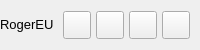
           <widget class="QFrame" name="contentTopBg">
            <property name="minimumSize">
             <size>
              <width>0</width>
              <height>50</height>
             </size>
            </property>
            <property name="maximumSize">
             <size>
              <width>16777215</width>
              <height>50</height>
             </size>
            </property>
            <property name="frameShape">
             <enum>QFrame::NoFrame</enum>
            </property>
            <property name="frameShadow">
             <enum>QFrame::Raised</enum>
            </property>
            <layout class="QHBoxLayout" name="horizontalLayout">
             <property name="spacing">
              <number>0</number>
             </property>
             <property name="leftMargin">
              <number>0</number>
             </property>
             <property name="topMargin">
              <number>0</number>
             </property>
             <property name="rightMargin">
              <number>10</number>
             </property>
             <property name="bottomMargin">
              <number>0</number>
             </property>
             <item>
              <widget class="QFrame" name="leftBox">
               <property name="sizePolicy">
                <sizepolicy hsizetype="Expanding" vsizetype="Preferred">
                 <horstretch>0</horstretch>
                 <verstretch>0</verstretch>
                </sizepolicy>
               </property>
               <property name="frameShape">
                <enum>QFrame::NoFrame</enum>
               </property>
               <property name="frameShadow">
                <enum>QFrame::Raised</enum>
               </property>
               <layout class="QHBoxLayout" name="horizontalLayout_3">
                <property name="spacing">
                 <number>0</number>
                </property>
                <property name="leftMargin">
                 <number>0</number>
                </property>
                <property name="topMargin">
                 <number>0</number>
                </property>
                <property name="rightMargin">
                 <number>0</number>
                </property>
                <property name="bottomMargin">
                 <number>0</number>
                </property>
                <item>
                 <widget class="QLabel" name="titleRightInfo">
                  <property name="sizePolicy">
                   <sizepolicy hsizetype="Preferred" vsizetype="Expanding">
                    <horstretch>0</horstretch>
                    <verstretch>0</verstretch>
                   </sizepolicy>
                  </property>
                  <property name="maximumSize">
                   <size>
                    <width>16777215</width>
                    <height>45</height>
                   </size>
                  </property>
                  <property name="font">
                   <font>
                    <family>Segoe UI</family>
                    <pointsize>10</pointsize>
                    <weight>50</weight>
                    <italic>false</italic>
                    <bold>false</bold>
                   </font>
                  </property>
                  <property name="text">
                   <string>RogerEU</string>
                  </property>
                  <property name="alignment">
                   <set>Qt::AlignLeading|Qt::AlignLeft|Qt::AlignVCenter</set>
                  </property>
                 </widget>
                </item>
               </layout>
              </widget>
             </item>
             <item alignment="Qt::AlignRight">
              <widget class="QFrame" name="rightButtons">
               <property name="minimumSize">
                <size>
                 <width>0</width>
                 <height>28</height>
                </size>
               </property>
               <property name="frameShape">
                <enum>QFrame::NoFrame</enum>
               </property>
               <property name="frameShadow">
                <enum>QFrame::Raised</enum>
               </property>
               <layout class="QHBoxLayout" name="horizontalLayout_2">
                <property name="spacing">
                 <number>5</number>
                </property>
                <property name="leftMargin">
                 <number>0</number>
                </property>
                <property name="topMargin">
                 <number>0</number>
                </property>
                <property name="rightMargin">
                 <number>0</number>
                </property>
                <property name="bottomMargin">
                 <number>0</number>
                </property>
                <item>
                 <widget class="QPushButton" name="settingsTopBtn">
                  <property name="minimumSize">
                   <size>
                    <width>28</width>
                    <height>28</height>
                   </size>
                  </property>
                  <property name="maximumSize">
                   <size>
                    <width>28</width>
                    <height>28</height>
                   </size>
                  </property>
                  <property name="cursor">
                   <cursorShape>PointingHandCursor</cursorShape>
                  </property>
                  <property name="toolTip">
                   <string>Settings</string>
                  </property>
                  <property name="text">
                   <string/>
                  </property>
                  <property name="icon">
                   <iconset resource="resources.qrc">
                    <normaloff>:/icons/images/icons/icon_settings.png</normaloff>:/icons/images/icons/icon_settings.png</iconset>
                  </property>
                  <property name="iconSize">
                   <size>
                    <width>20</width>
                    <height>20</height>
                   </size>
                  </property>
                 </widget>
                </item>
                <item>
                 <widget class="QPushButton" name="minimizeAppBtn">
                  <property name="minimumSize">
                   <size>
                    <width>28</width>
                    <height>28</height>
                   </size>
                  </property>
                  <property name="maximumSize">
                   <size>
                    <width>28</width>
                    <height>28</height>
                   </size>
                  </property>
                  <property name="cursor">
                   <cursorShape>PointingHandCursor</cursorShape>
                  </property>
                  <property name="toolTip">
                   <string>Minimize</string>
                  </property>
                  <property name="text">
                   <string/>
                  </property>
                  <property name="icon">
                   <iconset resource="resources.qrc">
                    <normaloff>:/icons/images/icons/icon_minimize.png</normaloff>:/icons/images/icons/icon_minimize.png</iconset>
                  </property>
                  <property name="iconSize">
                   <size>
                    <width>20</width>
                    <height>20</height>
                   </size>
                  </property>
                 </widget>
                </item>
                <item>
                 <widget class="QPushButton" name="maximizeRestoreAppBtn">
                  <property name="minimumSize">
                   <size>
                    <width>28</width>
                    <height>28</height>
                   </size>
                  </property>
                  <property name="maximumSize">
                   <size>
                    <width>28</width>
                    <height>28</height>
                   </size>
                  </property>
                  <property name="font">
                   <font>
                    <family>Segoe UI</family>
                    <pointsize>10</pointsize>
                    <weight>50</weight>
                    <italic>false</italic>
                    <bold>false</bold>
                    <stylestrategy>PreferDefault</stylestrategy>
                   </font>
                  </property>
                  <property name="cursor">
                   <cursorShape>PointingHandCursor</cursorShape>
                  </property>
                  <property name="toolTip">
                   <string>Maximize</string>
                  </property>
                  <property name="text">
                   <string/>
                  </property>
                  <property name="icon">
                   <iconset resource="resources.qrc">
                    <normaloff>:/icons/images/icons/icon_maximize.png</normaloff>:/icons/images/icons/icon_maximize.png</iconset>
                  </property>
                  <property name="iconSize">
                   <size>
                    <width>20</width>
                    <height>20</height>
                   </size>
                  </property>
                 </widget>
                </item>
                <item>
                 <widget class="QPushButton" name="closeAppBtn">
                  <property name="minimumSize">
                   <size>
                    <width>28</width>
                    <height>28</height>
                   </size>
                  </property>
                  <property name="maximumSize">
                   <size>
                    <width>28</width>
                    <height>28</height>
                   </size>
                  </property>
                  <property name="cursor">
                   <cursorShape>PointingHandCursor</cursorShape>
                  </property>
                  <property name="toolTip">
                   <string>Close</string>
                  </property>
                  <property name="text">
                   <string/>
                  </property>
                  <property name="icon">
                   <iconset resource="resources.qrc">
                    <normaloff>:/icons/images/icons/icon_close.png</normaloff>:/icons/images/icons/icon_close.png</iconset>
                  </property>
                  <property name="iconSize">
                   <size>
                    <width>20</width>
                    <height>20</height>
                   </size>
                  </property>
                 </widget>
                </item>
               </layout>
              </widget>
             </item>
            </layout>
           </widget>
